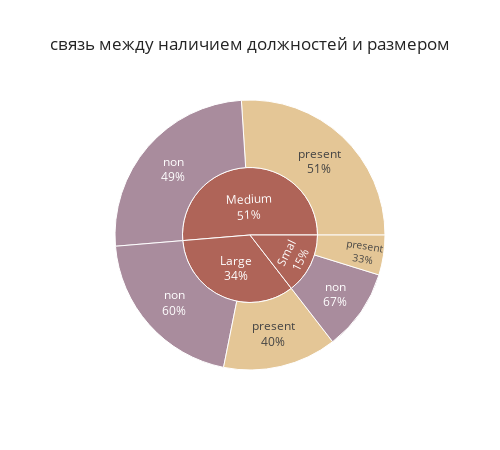

The notebook cell saved with this chart:
### Markdown cell above
## Cвязь между наличием должностей Data Scientist и Data Engineer и размером компании

### Code cell
pie_data = df.copy()
pie_data["is present"] = (pie_data["job_title"] == "Data Scientist") | (
    pie_data["job_title"] == "Data Engineer")
pie_data = pie_data.groupby(by="company_size", as_index=False)[
    "is present"].value_counts()
pie_data["is present"] = pie_data["is present"].apply(
    lambda x: "present" if x else "non")
pie_data["company_size"] = pie_data["company_size"].replace(
    ["L", "M", "S"], ["Large", "Medium", "Smal"])
fig = px.sunburst(pie_data, names="company_size", color="is present", values="count", path=[
    "company_size", "is present"], width=500, height=450, title="связь между наличием должностей и размером", template="seaborn", color_discrete_sequence=px.colors.qualitative.Antique)
fig.update_traces(textinfo="label+percent parent")
#fig.write_image("plotly/pie.png")
fig.show()

### Figure 1 — Plotly figure (JSON) as saved in the notebook; plotly's stock layout.template omitted (floating-point values rounded to 4 significant figures)
{"data": [{"branchvalues": "total", "customdata": [["non"], ["present"], ["present"], ["non"], ["non"], ["present"], ["(?)"], ["(?)"], ["(?)"]], "domain": {"x": [0, 1], "y": [0, 1]}, "hovertemplate": "labels=%{label}<br>count=%{value}<br>parent=%{parent}<br>id=%{id}<br>is present=%{customdata[0]}<extra></extra>", "ids": ["Large/non", "Large/present", "Medium/present", "Medium/non", "Smal/non", "Smal/present", "Large", "Medium", "Smal"], "labels": ["non", "present", "present", "non", "non", "present", "Large", "Medium", "Smal"], "marker": {"colors": ["rgb(133, 92, 117)", "rgb(217, 175, 107)", "rgb(217, 175, 107)", "rgb(133, 92, 117)", "rgb(133, 92, 117)", "rgb(217, 175, 107)", "rgb(175, 100, 88)", "rgb(175, 100, 88)", "rgb(175, 100, 88)"]}, "name": "", "parents": ["Large", "Large", "Medium", "Medium", "Smal", "Smal", "", "", ""], "textinfo": "label+percent parent", "type": "sunburst", "values": [116, 77, 147, 143, 55, 27, 193, 290, 82]}], "layout": {"height": 450, "legend": {"tracegroupgap": 0}, "sunburstcolorway": ["rgb(133, 92, 117)", "rgb(217, 175, 107)", "rgb(175, 100, 88)", "rgb(115, 111, 76)", "rgb(82, 106, 131)", "rgb(98, 83, 119)", "rgb(104, 133, 92)", "rgb(156, 156, 94)", "rgb(160, 97, 119)", "rgb(140, 120, 93)", "rgb(124, 124, 124)"], "title": {"text": "связь между наличием должностей и размером"}, "width": 500}}
